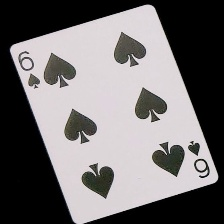
#> input picture Dataset/train/six of spades/001.jpg, 224 x 224 px, found by its file name
$ jupyter execute --allow-errors pre_process_images.ipynb
#> lines starting #> are read from the running program, lines starting #| are printed output that depends on the picture
#### Perform a variety of pre-processing steps on images

* Image Loading
* Image Resizing (All images are 224 X 224 X 3 in jpg format)
* Image Cropping (All images in the dataset have been cropped so that only the image of a single card is present and the card occupies well over 50% of the pixels in the image)
* Convert to Grayscale
* Image Enhancement (histogram equalization, sharpening, noise reduction, etc.)
* Normalization
* Data Augmentation: Apply data augmentation techniques to increase the size and diversity of your dataset. This can include random rotations, flips, translations, or other transformations to simulate different viewpoints or variations in lighting conditions.
* Image Filtering: : Apply filters or convolutions to smooth the image or enhance specific features. This can include techniques such as blurring (e.g., Gaussian blur), edge detection (e.g., Sobel, Canny), or other spatial filters.

[cell 1]
import os
import cv2
import pandas as pd
import numpy as np
import matplotlib.pyplot as plt
import random
import math

from sklearn.model_selection import train_test_split

from scipy.ndimage import convolve, binary_fill_holes
from scipy.stats import mode

from skimage import io, exposure
from skimage.color import rgb2gray
from skimage.feature import canny
from skimage.transform import rotate, hough_line, hough_line_peaks, resize
from skimage.filters import threshold_otsu, sobel, gaussian, threshold_local

## Image Loading

[cell 2]
# Load images from csv file

path = pd.read_csv('Dataset/cards.csv')
#> (reads Dataset/cards.csv from the repository)
#> further down, image is the input picture: shape (224, 224, 3); mean B, G, R 111.7, 110.9, 114.1
path_df = pd.DataFrame(path)
# For column names that contain space, replace the space with an underscore
path_df.columns = [c.replace(' ', '_') for c in path_df.columns]
path_df.head()

[cell 3]
path_df['suit'] = path_df['labels'].str.split().str[-1]
print(path_df['suit'].unique())

[cell 4]
# Remove rows with jokers
path_df = path_df[~path_df['suit'].str.contains('joker', case=False)]
print("Unique suits without Jokers: ", path_df['suit'].unique())

[cell 5]
path_df.head()

## Check Image Size

[cell 6]
# All images are 224 X 224 X 3 in jpg format
# Double check by printing out unique shapes of images

image_shapes = []

#> (the rest of this cell did not finish here and is left out)

## Convert Images to Grayscale

[cell 7]
# Convert images to grayscale

def convert_to_grayscale(filepath):
    filename = 'Dataset/' + filepath
    image = cv2.imread(filename)
    gray = cv2.cvtColor(image, cv2.COLOR_BGR2GRAY)
    return gray

[cell 8]
# Test if an image is actually gray

test_colored_image = 'train/ace of diamonds/001.jpg'
#> test_colored_image = 'train/ace of diamonds/001.jpg'
test_gray_img = convert_to_grayscale(test_colored_image)
plt.imshow(test_gray_img, cmap='gray', vmin=0, vmax=255)

## Image Enhancement

Apply techniques to improve the image quality or highlight specific features. Includes contrast stretching, histogram equalization, and sharpening

[cell 9]
# CONTRAST STRETCHING
def contrast_stretch(image):
    min_val = image.min()
#> min_val = 0
    max_val = image.max()
#> max_val = 244
    stretched = exposure.rescale_intensity(image, in_range=(min_val, max_val))
    return stretched

# HISTOGRAM EQUALIZATION
def clahe(image):
    clahe = cv2.createCLAHE(clipLimit=2.0, tileGridSize=(8, 8))
    equalized = clahe.apply(contrast_stretch(image))
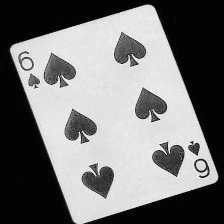
#> equalized: shape (224, 224); min 2, max 255, mean 119.4
    return equalized

# BLURRING AND SHARPENING
# Blurring the image
def blur_image(image):
    blur_img = gaussian(clahe(image), sigma = 3)
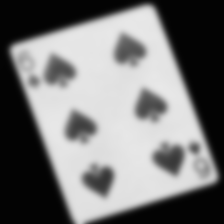
#> blur_img: shape (224, 224) float64; min 0.0118, max 0.911, mean 0.468
    return blur_img

# Sharpening image
def sharpen_image(image):
    blurred_image = blur_image(image)
    sharp_img = image + (image - blurred_image)
    return sharp_img

# NORMALIZATION
def normalize_img(image):
    normalized = (sharpen_image(image) - np.min(sharpen_image(image)))/(np.max(sharpen_image(image)) - np.min(sharpen_image(image)))
    return normalized
